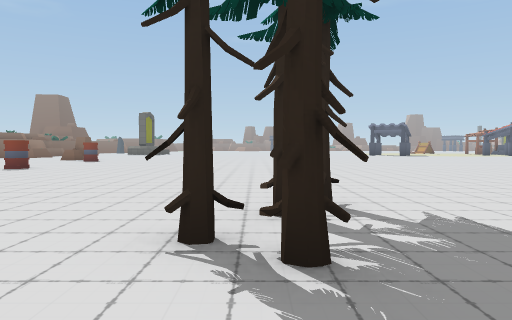
View 1 (above)

24 first-person views from a walk through a 3-D level made in the Unity game engine. The camera is 1.3 m above the floor, tilts 2° down and sees 70° across. The floor is counted in squares, 2 m on a side. Each view is taken from the middle of a square. On the plan, view 1 faces up. The plan holds only what a view shows up to about 11 squares ahead; the rest is blank. The place goes on beyond the plan. The player is left out. Some surface patterns are stand-ins.

View 2
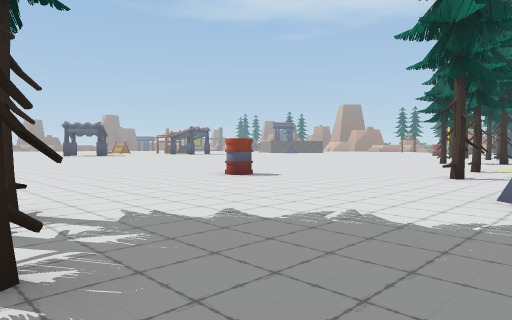

View 3
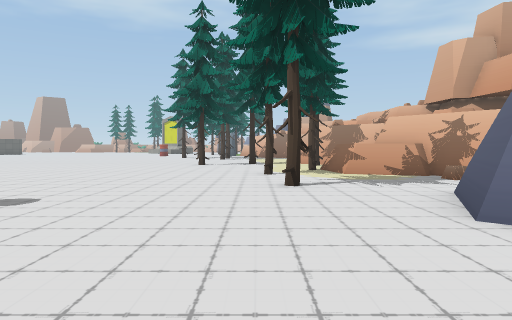

View 4
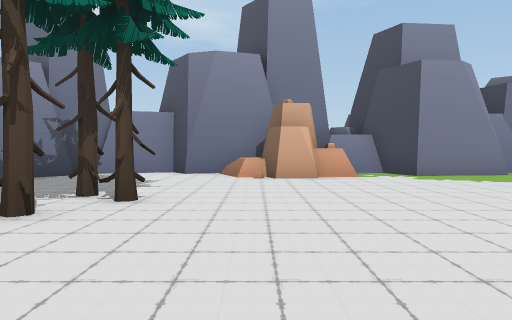

View 5
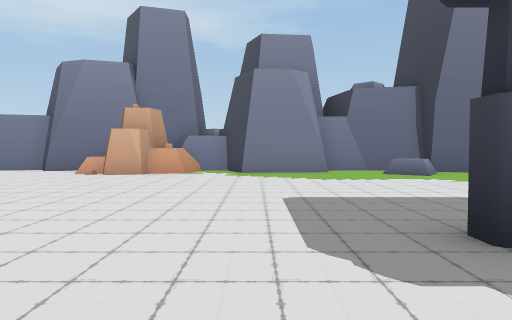

View 6
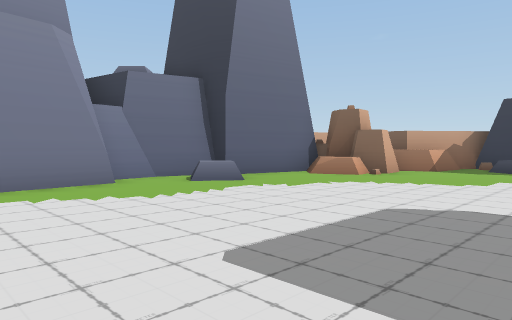

View 7
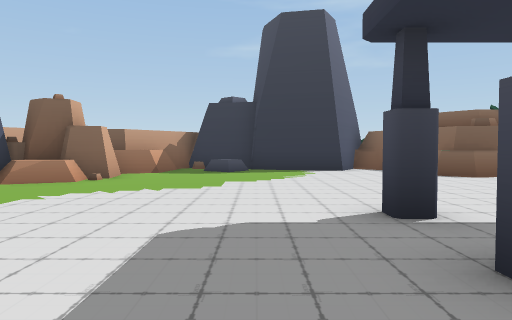

View 8
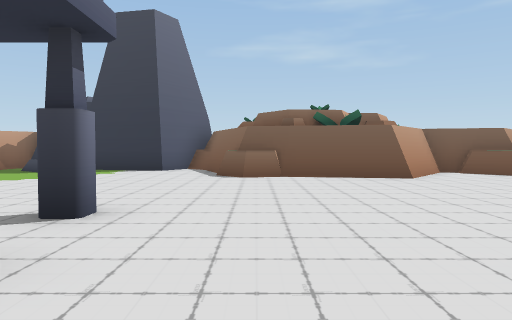

View 9
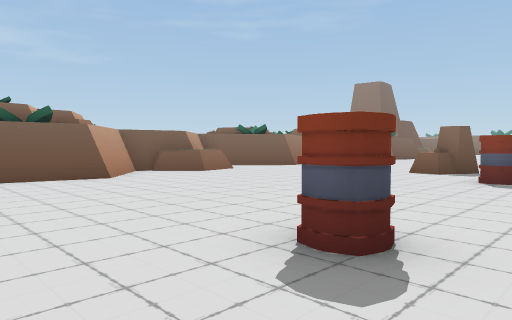

View 10
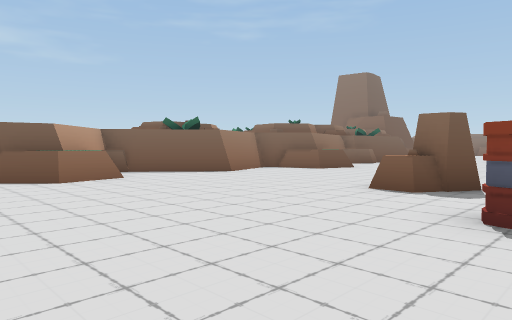

View 11
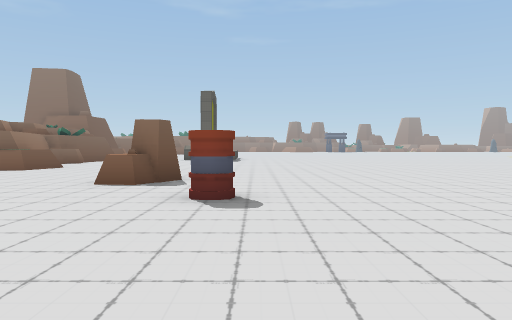

View 12
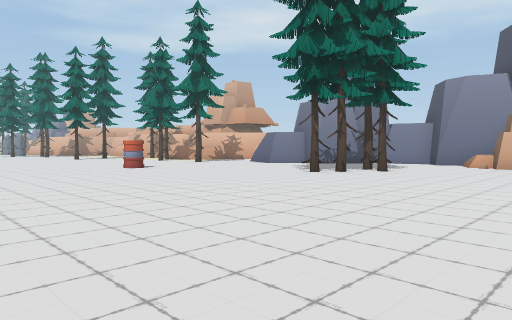

View 13
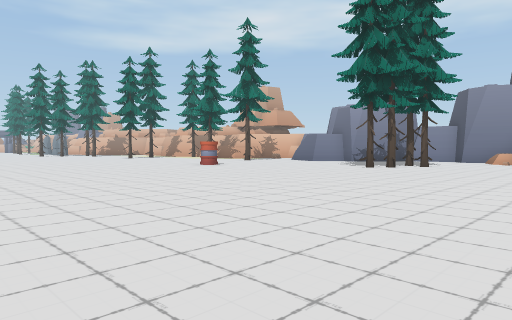

View 14
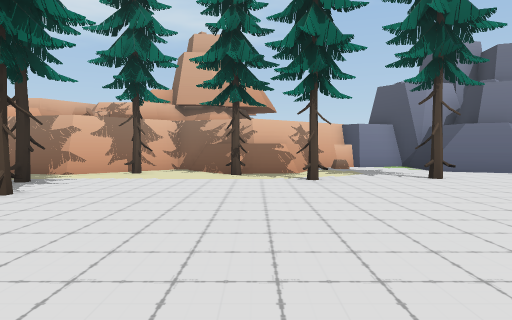

View 15
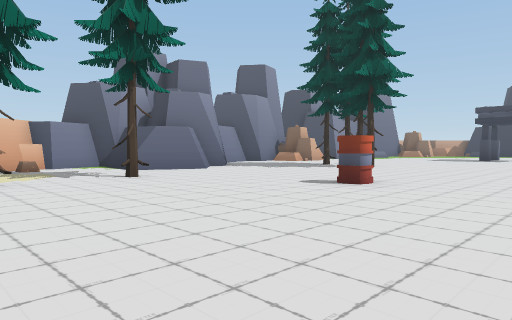

View 16
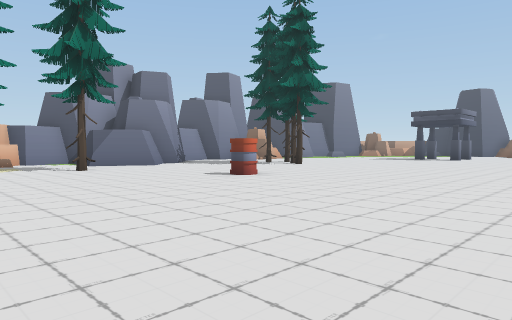

View 17
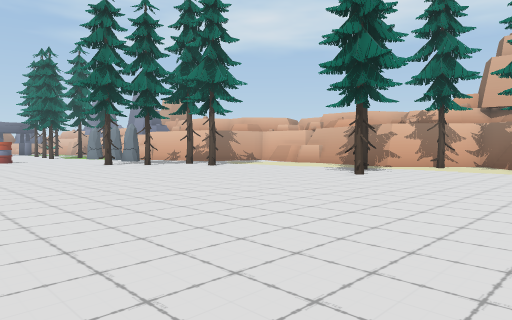

View 18
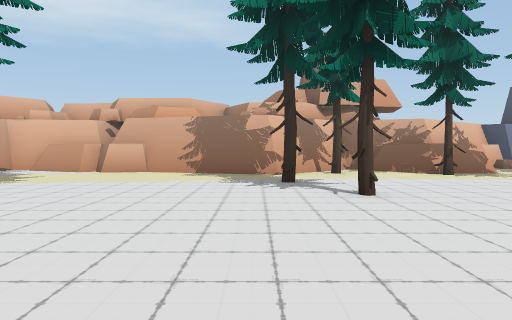

View 19
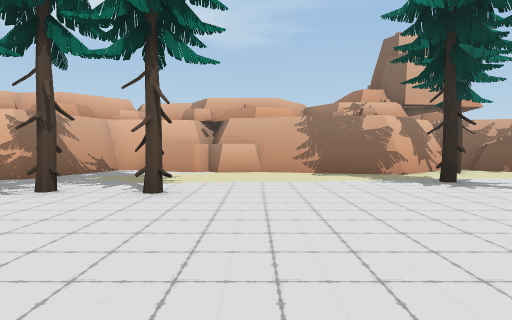

View 20
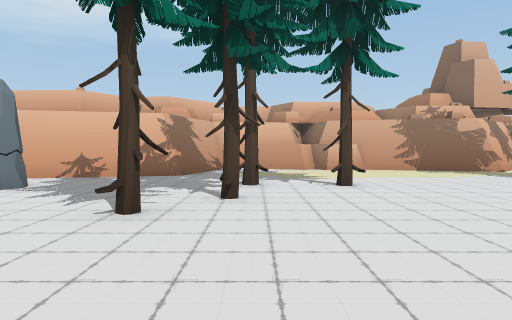

View 21
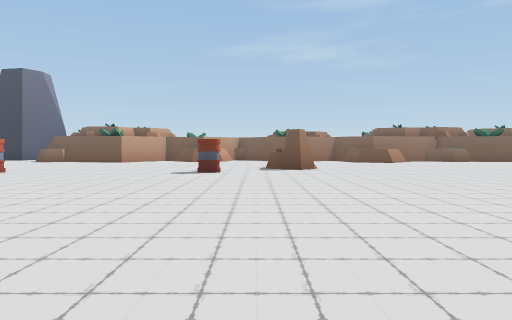

View 22
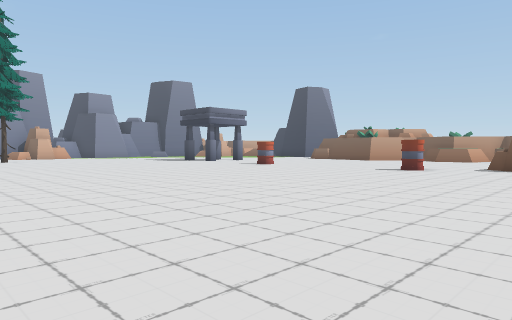

View 23
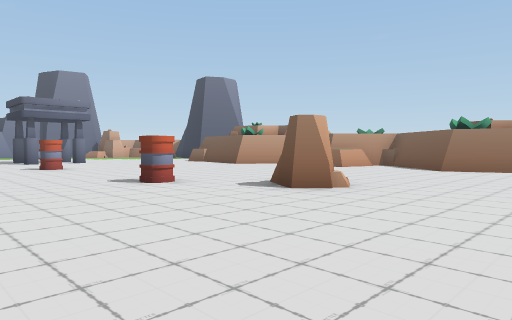

View 24
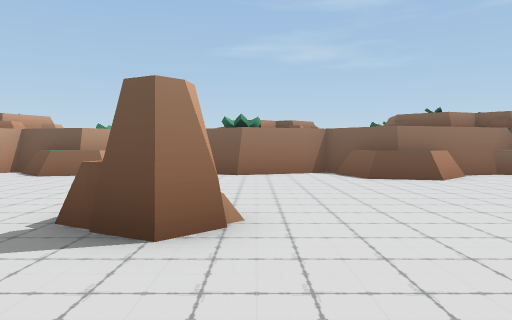

### Floor plan
Key: @ floor where view 1 was taken; # wall or solid block; . floor; = window, fence, low wall or low ledge; ^ raised ledge; B barrel; T tree; R rock.
Columns run from 17 left of view 1 to 27 right of it. Each row starts with its distance up from view 1.
 23   #^..............
 22   #...............
 21   #..................
 20   #..................
 19  ##....RR............
 18 ##...................
 17 #.........B.........
 16 ##^.................
 15  #^.................
 14  #...................
 13  ##.............................
 12   ##.................................
 11    #......B...............................
 10   ##......................................
  9  ##^.......................................
  8 ##.........................................
  7 #........................................T..
  6 #......................B................T....
  5 #................................T....T.T...R
  4 #................TT..........................
  3 #^...............T..........T....T.........##
  2 #................T.......T................##
  1 #^=#.........................T..T###......#
  0  #^#=............@... ###...#^^.###########
 -1    ##..^.....###....#   #.#.#####
 -2     ####.###.####..##   #####
 -3        ### #########      #

Where each view was taken, in squares from view 1:
view 1: 0 up, 0 right, facing up
view 2: 0 up, 0 right, facing up-right
view 3: 3 up, 2 right, facing right
view 4: 7 up, 2 left, facing down
view 5: 8 up, 6 left, facing down
view 6: 5 up, 5 left, facing down-left
view 7: 4 up, 6 left, facing left
view 8: 9 up, 6 left, facing left
view 9: 9 up, 6 left, facing up-left
view 10: 13 up, 7 left, facing up-left
view 11: 12 up, 7 left, facing up
view 12: 12 up, 5 left, facing down-right
view 13: 15 up, 5 left, facing down-right
view 14: 10 up, 12 right, facing down
view 15: 10 up, 12 right, facing down-left
view 16: 13 up, 12 right, facing down-left
view 17: 13 up, 11 right, facing down-right
view 18: 10 up, 17 right, facing down
view 19: 10 up, 20 right, facing down
view 20: 11 up, 23 right, facing down
view 21: 18 up, 2 right, facing left
view 22: 21 up, 3 right, facing down-left
view 23: 23 up, 4 left, facing down-left
view 24: 20 up, 6 left, facing left
